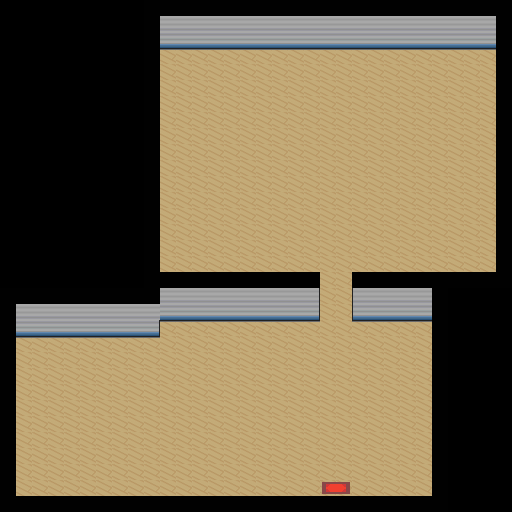

A level layout from a 2D game, rendered from its tile map. Below: a short description, then the map file with tile-grid data replaced by summaries:
An orthogonal 32x32 tile map with 16x16 px tiles, 3 tile layers (floor, walls, elements) and 15 objects (13x collision, exit_house, spawn_house).

<map version="1.8" tiledversion="1.8.4" orientation="orthogonal" renderorder="right-down" width="32" height="32" tilewidth="16" tileheight="16" infinite="0" nextlayerid="6" nextobjectid="19">
 <tileset firstgid="1" source="house.tsx" />
 <layer id="1" name="floor" width="32" height="32">
  <data>[1024 cells, 652 non-empty, 1 distinct tile ids]</data>
 </layer>
 <layer id="2" name="walls" width="32" height="32">
  <data>[1024 cells, 274 non-empty, 15 distinct tile ids]</data>
 </layer>
 <layer id="3" name="elements" width="32" height="32">
  <data>[1024 cells, 2 non-empty, 2 distinct tile ids]</data>
 </layer>
 <objectgroup id="4" name="Objects">
  <object id="1" type="collision" x="144" y="0" width="368" height="16" />
  <object id="2" type="collision" x="144" y="16" width="16" height="272" />
  <object id="3" type="collision" x="496" y="16" width="16" height="272" />
  <object id="4" type="collision" x="352" y="272" width="144" height="16" />
  <object id="7" type="collision" x="160" y="272" width="160" height="16" />
  <object id="8" type="collision" x="0" y="288" width="160" height="16" />
  <object id="9" type="collision" x="0" y="304" width="16" height="192" />
  <object id="10" type="collision" x="432" y="288" width="16" height="208" />
  <object id="11" type="collision" x="0" y="496" width="448" height="16" />
  <object id="13" type="collision" x="352" y="288" width="80" height="32" />
  <object id="14" type="collision" x="160" y="288" width="160" height="32" />
  <object id="15" type="collision" x="16" y="304" width="144" height="32" />
  <object id="16" type="collision" x="160" y="16" width="336" height="32" />
  <object id="17" name="exit_house" x="320" y="480" width="32" height="16" />
  <object id="18" name="spawn_house" x="318" y="446.25">
   <point />
  </object>
 </objectgroup>
 <objectgroup id="5" name="NPCPaths" />
</map>
